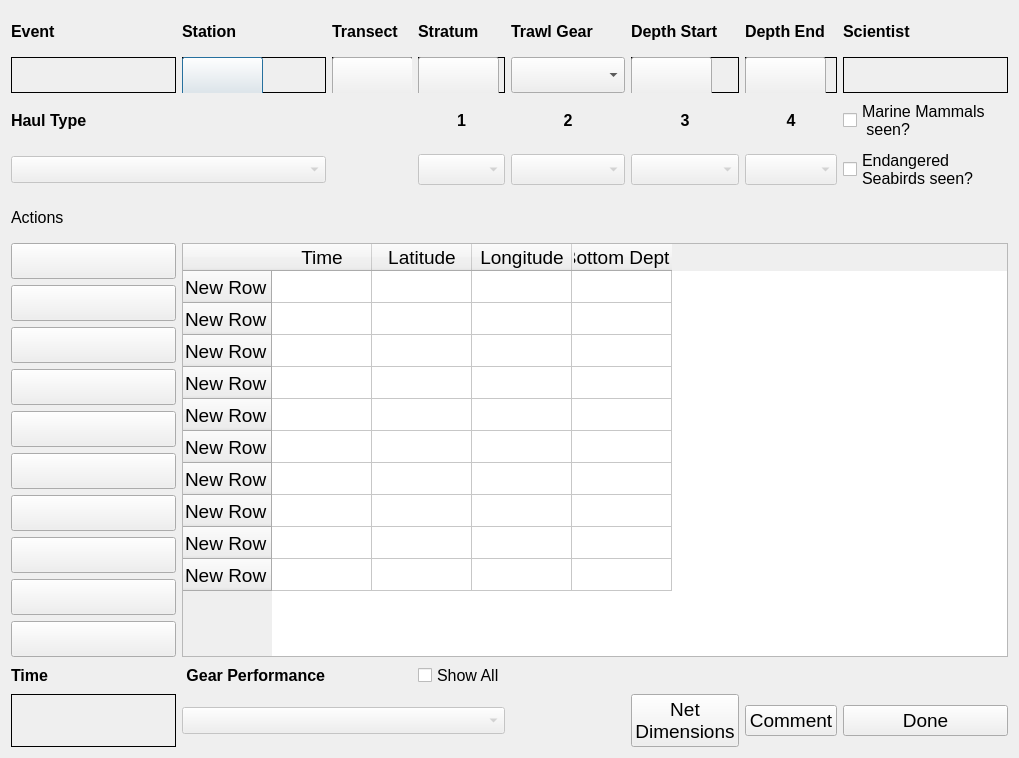
<?xml version="1.0" encoding="UTF-8"?>
<ui version="4.0">
 <class>ABLTrawlEvent</class>
 <widget class="QDialog" name="ABLTrawlEvent">
  <property name="geometry">
   <rect>
    <x>0</x>
    <y>0</y>
    <width>1019</width>
    <height>758</height>
   </rect>
  </property>
  <property name="sizePolicy">
   <sizepolicy hsizetype="Fixed" vsizetype="Fixed">
    <horstretch>0</horstretch>
    <verstretch>0</verstretch>
   </sizepolicy>
  </property>
  <property name="font">
   <font>
    <pointsize>18</pointsize>
   </font>
  </property>
  <property name="windowTitle">
   <string>CLAMS Haul</string>
  </property>
  <layout class="QHBoxLayout" name="horizontalLayout">
   <item>
    <layout class="QGridLayout" name="gridLayout_2">
     <item row="1" column="1">
      <widget class="QFrame" name="frame_5">
       <property name="frameShape">
        <enum>QFrame::Box</enum>
       </property>
       <property name="frameShadow">
        <enum>QFrame::Plain</enum>
       </property>
       <widget class="QPushButton" name="stnBtn">
        <property name="geometry">
         <rect>
          <x>0</x>
          <y>0</y>
          <width>81</width>
          <height>41</height>
         </rect>
        </property>
        <property name="text">
         <string/>
        </property>
       </widget>
      </widget>
     </item>
     <item row="1" column="6">
      <widget class="QFrame" name="frame">
       <property name="frameShape">
        <enum>QFrame::Box</enum>
       </property>
       <property name="frameShadow">
        <enum>QFrame::Plain</enum>
       </property>
       <widget class="QPushButton" name="depthEndBtn">
        <property name="geometry">
         <rect>
          <x>0</x>
          <y>0</y>
          <width>81</width>
          <height>41</height>
         </rect>
        </property>
        <property name="text">
         <string/>
        </property>
       </widget>
      </widget>
     </item>
     <item row="1" column="2">
      <widget class="QFrame" name="frame_4">
       <property name="frameShape">
        <enum>QFrame::Box</enum>
       </property>
       <property name="frameShadow">
        <enum>QFrame::Plain</enum>
       </property>
       <widget class="QPushButton" name="transBtn">
        <property name="geometry">
         <rect>
          <x>0</x>
          <y>0</y>
          <width>81</width>
          <height>41</height>
         </rect>
        </property>
        <property name="text">
         <string/>
        </property>
       </widget>
      </widget>
     </item>
     <item row="1" column="3">
      <widget class="QFrame" name="frame_3">
       <property name="frameShape">
        <enum>QFrame::Box</enum>
       </property>
       <property name="frameShadow">
        <enum>QFrame::Plain</enum>
       </property>
       <widget class="QPushButton" name="stratumBtn">
        <property name="geometry">
         <rect>
          <x>0</x>
          <y>0</y>
          <width>81</width>
          <height>41</height>
         </rect>
        </property>
        <property name="text">
         <string/>
        </property>
       </widget>
      </widget>
     </item>
     <item row="1" column="5">
      <widget class="QFrame" name="frame_2">
       <property name="frameShape">
        <enum>QFrame::Box</enum>
       </property>
       <property name="frameShadow">
        <enum>QFrame::Plain</enum>
       </property>
       <widget class="QPushButton" name="depthStartBtn">
        <property name="geometry">
         <rect>
          <x>0</x>
          <y>0</y>
          <width>81</width>
          <height>41</height>
         </rect>
        </property>
        <property name="text">
         <string/>
        </property>
       </widget>
      </widget>
     </item>
     <item row="0" column="1">
      <widget class="QLabel" name="label_27">
       <property name="font">
        <font>
         <pointsize>12</pointsize>
         <weight>75</weight>
         <bold>true</bold>
        </font>
       </property>
       <property name="text">
        <string>Station</string>
       </property>
      </widget>
     </item>
     <item row="0" column="5">
      <widget class="QLabel" name="label_31">
       <property name="font">
        <font>
         <pointsize>12</pointsize>
         <weight>75</weight>
         <bold>true</bold>
        </font>
       </property>
       <property name="text">
        <string>Depth Start</string>
       </property>
      </widget>
     </item>
     <item row="1" column="0">
      <widget class="QLabel" name="haulLabel">
       <property name="font">
        <font>
         <pointsize>20</pointsize>
         <weight>75</weight>
         <bold>true</bold>
        </font>
       </property>
       <property name="frameShape">
        <enum>QFrame::Box</enum>
       </property>
       <property name="text">
        <string/>
       </property>
      </widget>
     </item>
     <item row="1" column="4">
      <widget class="QComboBox" name="gearBox"/>
     </item>
     <item row="1" column="7">
      <widget class="QLabel" name="sciLabel">
       <property name="font">
        <font>
         <pointsize>18</pointsize>
         <weight>50</weight>
         <bold>false</bold>
        </font>
       </property>
       <property name="autoFillBackground">
        <bool>true</bool>
       </property>
       <property name="frameShape">
        <enum>QFrame::Panel</enum>
       </property>
       <property name="frameShadow">
        <enum>QFrame::Plain</enum>
       </property>
       <property name="lineWidth">
        <number>1</number>
       </property>
       <property name="text">
        <string/>
       </property>
      </widget>
     </item>
     <item row="2" column="0">
      <widget class="QLabel" name="label_4">
       <property name="font">
        <font>
         <pointsize>12</pointsize>
         <weight>75</weight>
         <bold>true</bold>
        </font>
       </property>
       <property name="text">
        <string>Haul Type</string>
       </property>
      </widget>
     </item>
     <item row="2" column="3">
      <widget class="QLabel" name="accessLabel1">
       <property name="font">
        <font>
         <pointsize>12</pointsize>
         <weight>75</weight>
         <bold>true</bold>
        </font>
       </property>
       <property name="text">
        <string>1</string>
       </property>
       <property name="alignment">
        <set>Qt::AlignCenter</set>
       </property>
      </widget>
     </item>
     <item row="0" column="0">
      <widget class="QLabel" name="label_5">
       <property name="font">
        <font>
         <pointsize>12</pointsize>
         <weight>75</weight>
         <bold>true</bold>
        </font>
       </property>
       <property name="text">
        <string>Event</string>
       </property>
      </widget>
     </item>
     <item row="2" column="4">
      <widget class="QLabel" name="accessLabel2">
       <property name="font">
        <font>
         <pointsize>12</pointsize>
         <weight>75</weight>
         <bold>true</bold>
        </font>
       </property>
       <property name="text">
        <string>2</string>
       </property>
       <property name="alignment">
        <set>Qt::AlignCenter</set>
       </property>
      </widget>
     </item>
     <item row="0" column="4">
      <widget class="QLabel" name="label_8">
       <property name="font">
        <font>
         <pointsize>12</pointsize>
         <weight>75</weight>
         <bold>true</bold>
        </font>
       </property>
       <property name="text">
        <string>Trawl Gear</string>
       </property>
      </widget>
     </item>
     <item row="2" column="6">
      <widget class="QLabel" name="accessLabel4">
       <property name="font">
        <font>
         <pointsize>12</pointsize>
         <weight>75</weight>
         <bold>true</bold>
        </font>
       </property>
       <property name="text">
        <string>4</string>
       </property>
       <property name="alignment">
        <set>Qt::AlignCenter</set>
       </property>
      </widget>
     </item>
     <item row="2" column="5">
      <widget class="QLabel" name="accessLabel3">
       <property name="font">
        <font>
         <pointsize>12</pointsize>
         <weight>75</weight>
         <bold>true</bold>
        </font>
       </property>
       <property name="text">
        <string>3</string>
       </property>
       <property name="alignment">
        <set>Qt::AlignCenter</set>
       </property>
      </widget>
     </item>
     <item row="3" column="0" colspan="2">
      <widget class="QComboBox" name="typeBox">
       <property name="enabled">
        <bool>false</bool>
       </property>
       <property name="font">
        <font>
         <pointsize>12</pointsize>
         <weight>50</weight>
         <bold>false</bold>
        </font>
       </property>
      </widget>
     </item>
     <item row="2" column="7">
      <widget class="QCheckBox" name="marMammalBox">
       <property name="font">
        <font>
         <pointsize>12</pointsize>
        </font>
       </property>
       <property name="text">
        <string>Marine Mammals
 seen?</string>
       </property>
      </widget>
     </item>
     <item row="3" column="3">
      <widget class="QComboBox" name="accessBox1">
       <property name="enabled">
        <bool>false</bool>
       </property>
       <property name="maximumSize">
        <size>
         <width>16777215</width>
         <height>31</height>
        </size>
       </property>
       <property name="font">
        <font>
         <pointsize>12</pointsize>
        </font>
       </property>
      </widget>
     </item>
     <item row="0" column="2">
      <widget class="QLabel" name="label_30">
       <property name="font">
        <font>
         <pointsize>12</pointsize>
         <weight>75</weight>
         <bold>true</bold>
        </font>
       </property>
       <property name="text">
        <string>Transect</string>
       </property>
      </widget>
     </item>
     <item row="0" column="3">
      <widget class="QLabel" name="label_29">
       <property name="font">
        <font>
         <pointsize>12</pointsize>
         <weight>75</weight>
         <bold>true</bold>
        </font>
       </property>
       <property name="text">
        <string>Stratum</string>
       </property>
      </widget>
     </item>
     <item row="0" column="6">
      <widget class="QLabel" name="label_28">
       <property name="font">
        <font>
         <pointsize>12</pointsize>
         <weight>75</weight>
         <bold>true</bold>
        </font>
       </property>
       <property name="text">
        <string>Depth End</string>
       </property>
      </widget>
     </item>
     <item row="0" column="7">
      <widget class="QLabel" name="label_14">
       <property name="font">
        <font>
         <pointsize>12</pointsize>
         <weight>75</weight>
         <bold>true</bold>
        </font>
       </property>
       <property name="text">
        <string>Scientist</string>
       </property>
      </widget>
     </item>
     <item row="3" column="4">
      <widget class="QComboBox" name="accessBox2">
       <property name="enabled">
        <bool>false</bool>
       </property>
       <property name="maximumSize">
        <size>
         <width>16777215</width>
         <height>31</height>
        </size>
       </property>
       <property name="font">
        <font>
         <pointsize>12</pointsize>
        </font>
       </property>
      </widget>
     </item>
     <item row="6" column="0">
      <widget class="QPushButton" name="btn2">
       <property name="minimumSize">
        <size>
         <width>165</width>
         <height>35</height>
        </size>
       </property>
       <property name="maximumSize">
        <size>
         <width>170</width>
         <height>36</height>
        </size>
       </property>
       <property name="font">
        <font>
         <pointsize>14</pointsize>
        </font>
       </property>
       <property name="text">
        <string/>
       </property>
      </widget>
     </item>
     <item row="3" column="7">
      <widget class="QCheckBox" name="seaBirdBox">
       <property name="font">
        <font>
         <pointsize>12</pointsize>
        </font>
       </property>
       <property name="text">
        <string>Endangered
Seabirds seen?</string>
       </property>
      </widget>
     </item>
     <item row="3" column="5">
      <widget class="QComboBox" name="accessBox3">
       <property name="enabled">
        <bool>false</bool>
       </property>
       <property name="maximumSize">
        <size>
         <width>16777215</width>
         <height>31</height>
        </size>
       </property>
       <property name="font">
        <font>
         <pointsize>12</pointsize>
        </font>
       </property>
      </widget>
     </item>
     <item row="7" column="0">
      <widget class="QPushButton" name="btn3">
       <property name="minimumSize">
        <size>
         <width>165</width>
         <height>35</height>
        </size>
       </property>
       <property name="maximumSize">
        <size>
         <width>170</width>
         <height>36</height>
        </size>
       </property>
       <property name="font">
        <font>
         <pointsize>14</pointsize>
        </font>
       </property>
       <property name="text">
        <string/>
       </property>
      </widget>
     </item>
     <item row="8" column="0">
      <widget class="QPushButton" name="btn4">
       <property name="minimumSize">
        <size>
         <width>165</width>
         <height>35</height>
        </size>
       </property>
       <property name="maximumSize">
        <size>
         <width>170</width>
         <height>36</height>
        </size>
       </property>
       <property name="font">
        <font>
         <pointsize>14</pointsize>
        </font>
       </property>
       <property name="text">
        <string/>
       </property>
      </widget>
     </item>
     <item row="10" column="0">
      <widget class="QPushButton" name="btn6">
       <property name="minimumSize">
        <size>
         <width>165</width>
         <height>35</height>
        </size>
       </property>
       <property name="maximumSize">
        <size>
         <width>170</width>
         <height>36</height>
        </size>
       </property>
       <property name="font">
        <font>
         <pointsize>14</pointsize>
        </font>
       </property>
       <property name="text">
        <string/>
       </property>
      </widget>
     </item>
     <item row="5" column="0">
      <widget class="QPushButton" name="btn1">
       <property name="minimumSize">
        <size>
         <width>165</width>
         <height>35</height>
        </size>
       </property>
       <property name="maximumSize">
        <size>
         <width>170</width>
         <height>36</height>
        </size>
       </property>
       <property name="font">
        <font>
         <pointsize>14</pointsize>
        </font>
       </property>
       <property name="text">
        <string/>
       </property>
      </widget>
     </item>
     <item row="9" column="0">
      <widget class="QPushButton" name="btn5">
       <property name="minimumSize">
        <size>
         <width>165</width>
         <height>35</height>
        </size>
       </property>
       <property name="maximumSize">
        <size>
         <width>170</width>
         <height>36</height>
        </size>
       </property>
       <property name="font">
        <font>
         <pointsize>14</pointsize>
        </font>
       </property>
       <property name="text">
        <string/>
       </property>
      </widget>
     </item>
     <item row="3" column="6">
      <widget class="QComboBox" name="accessBox4">
       <property name="enabled">
        <bool>false</bool>
       </property>
       <property name="maximumSize">
        <size>
         <width>16777215</width>
         <height>31</height>
        </size>
       </property>
       <property name="font">
        <font>
         <pointsize>12</pointsize>
        </font>
       </property>
      </widget>
     </item>
     <item row="4" column="0">
      <widget class="QLabel" name="label">
       <property name="font">
        <font>
         <pointsize>12</pointsize>
        </font>
       </property>
       <property name="text">
        <string>Actions</string>
       </property>
      </widget>
     </item>
     <item row="12" column="0">
      <widget class="QPushButton" name="btn8">
       <property name="minimumSize">
        <size>
         <width>165</width>
         <height>35</height>
        </size>
       </property>
       <property name="maximumSize">
        <size>
         <width>170</width>
         <height>36</height>
        </size>
       </property>
       <property name="font">
        <font>
         <pointsize>14</pointsize>
        </font>
       </property>
       <property name="text">
        <string/>
       </property>
      </widget>
     </item>
     <item row="14" column="0">
      <widget class="QPushButton" name="btn10">
       <property name="minimumSize">
        <size>
         <width>165</width>
         <height>35</height>
        </size>
       </property>
       <property name="maximumSize">
        <size>
         <width>170</width>
         <height>36</height>
        </size>
       </property>
       <property name="font">
        <font>
         <pointsize>14</pointsize>
        </font>
       </property>
       <property name="text">
        <string/>
       </property>
      </widget>
     </item>
     <item row="15" column="1">
      <widget class="QLabel" name="label_6">
       <property name="font">
        <font>
         <pointsize>12</pointsize>
         <weight>75</weight>
         <bold>true</bold>
        </font>
       </property>
       <property name="text">
        <string> Gear Performance</string>
       </property>
      </widget>
     </item>
     <item row="16" column="0">
      <widget class="QLabel" name="elapseLabel">
       <property name="enabled">
        <bool>true</bool>
       </property>
       <property name="font">
        <font>
         <pointsize>14</pointsize>
        </font>
       </property>
       <property name="frameShape">
        <enum>QFrame::Box</enum>
       </property>
       <property name="text">
        <string/>
       </property>
      </widget>
     </item>
     <item row="16" column="5">
      <widget class="QPushButton" name="netDimBtn">
       <property name="font">
        <font>
         <pointsize>14</pointsize>
        </font>
       </property>
       <property name="text">
        <string>Net
Dimensions</string>
       </property>
      </widget>
     </item>
     <item row="15" column="0">
      <widget class="QLabel" name="label_42">
       <property name="font">
        <font>
         <pointsize>12</pointsize>
         <weight>75</weight>
         <bold>true</bold>
        </font>
       </property>
       <property name="text">
        <string>Time</string>
       </property>
      </widget>
     </item>
     <item row="16" column="7">
      <widget class="QPushButton" name="doneBtn">
       <property name="minimumSize">
        <size>
         <width>165</width>
         <height>0</height>
        </size>
       </property>
       <property name="font">
        <font>
         <pointsize>14</pointsize>
        </font>
       </property>
       <property name="text">
        <string>Done</string>
       </property>
      </widget>
     </item>
     <item row="13" column="0">
      <widget class="QPushButton" name="btn9">
       <property name="minimumSize">
        <size>
         <width>165</width>
         <height>35</height>
        </size>
       </property>
       <property name="maximumSize">
        <size>
         <width>170</width>
         <height>36</height>
        </size>
       </property>
       <property name="font">
        <font>
         <pointsize>14</pointsize>
        </font>
       </property>
       <property name="text">
        <string/>
       </property>
      </widget>
     </item>
     <item row="16" column="6">
      <widget class="QPushButton" name="commentBtn">
       <property name="font">
        <font>
         <pointsize>14</pointsize>
        </font>
       </property>
       <property name="text">
        <string>Comment</string>
       </property>
      </widget>
     </item>
     <item row="11" column="0">
      <widget class="QPushButton" name="btn7">
       <property name="minimumSize">
        <size>
         <width>165</width>
         <height>35</height>
        </size>
       </property>
       <property name="maximumSize">
        <size>
         <width>170</width>
         <height>36</height>
        </size>
       </property>
       <property name="font">
        <font>
         <pointsize>14</pointsize>
        </font>
       </property>
       <property name="text">
        <string/>
       </property>
      </widget>
     </item>
     <item row="5" column="1" rowspan="10" colspan="7">
      <widget class="QTableWidget" name="dataTable">
       <property name="font">
        <font>
         <pointsize>14</pointsize>
        </font>
       </property>
       <property name="verticalScrollBarPolicy">
        <enum>Qt::ScrollBarAlwaysOff</enum>
       </property>
       <property name="horizontalScrollBarPolicy">
        <enum>Qt::ScrollBarAlwaysOff</enum>
       </property>
       <property name="editTriggers">
        <set>QAbstractItemView::NoEditTriggers</set>
       </property>
       <row>
        <property name="text">
         <string>New Row</string>
        </property>
       </row>
       <row>
        <property name="text">
         <string>New Row</string>
        </property>
       </row>
       <row>
        <property name="text">
         <string>New Row</string>
        </property>
       </row>
       <row>
        <property name="text">
         <string>New Row</string>
        </property>
       </row>
       <row>
        <property name="text">
         <string>New Row</string>
        </property>
       </row>
       <row>
        <property name="text">
         <string>New Row</string>
        </property>
       </row>
       <row>
        <property name="text">
         <string>New Row</string>
        </property>
       </row>
       <row>
        <property name="text">
         <string>New Row</string>
        </property>
       </row>
       <row>
        <property name="text">
         <string>New Row</string>
        </property>
       </row>
       <row>
        <property name="text">
         <string>New Row</string>
        </property>
       </row>
       <column>
        <property name="text">
         <string>Time</string>
        </property>
       </column>
       <column>
        <property name="text">
         <string>Latitude</string>
        </property>
       </column>
       <column>
        <property name="text">
         <string>Longitude</string>
        </property>
       </column>
       <column>
        <property name="text">
         <string>Bottom Depth</string>
        </property>
       </column>
      </widget>
     </item>
     <item row="16" column="1" colspan="3">
      <widget class="QComboBox" name="perfBox">
       <property name="enabled">
        <bool>false</bool>
       </property>
       <property name="font">
        <font>
         <pointsize>12</pointsize>
        </font>
       </property>
      </widget>
     </item>
     <item row="15" column="3">
      <widget class="QCheckBox" name="perfCheckBox">
       <property name="font">
        <font>
         <pointsize>12</pointsize>
        </font>
       </property>
       <property name="text">
        <string>Show All</string>
       </property>
      </widget>
     </item>
    </layout>
   </item>
  </layout>
  <zorder>gridLayoutWidget_2</zorder>
  <zorder>label_27</zorder>
 </widget>
 <resources/>
 <connections/>
</ui>
